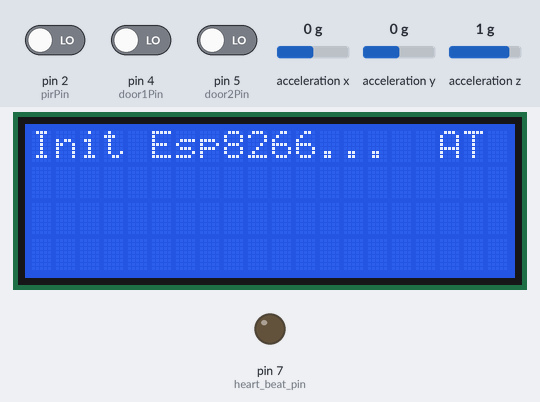
Recording of a sketch running on a simulated Arduino Uno, built with avr-gcc and run on an emulated ATmega328P. On the bench: 20×4 character LCD, output pins drawn as LEDs (lit = HIGH). Wiring (inferred from the names in the program): ADXL345 accelerometer at I2C address 0x53. The test bench sets the inputs (shaded band); at power-on: acceleration x 0 g, pin 2 (pirPin) LOW, pin 4 (door1Pin) LOW, pin 5 (door2Pin) LOW, acceleration y 0 g, acceleration z 1 g. What the sketch prints to the serial monitor is not drawn.

Above: at 4.1 s.
At 20.2 s:
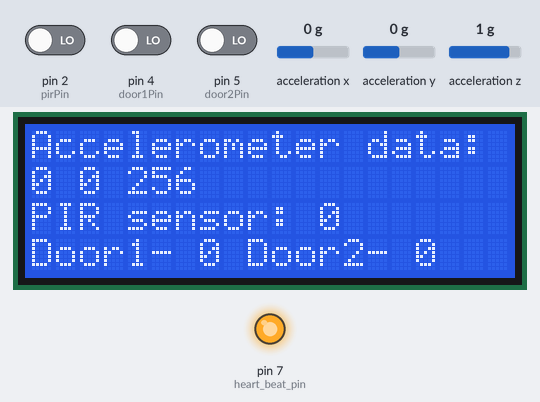
20.3 s: acceleration x set to -1.4 g
At 23.9 s:
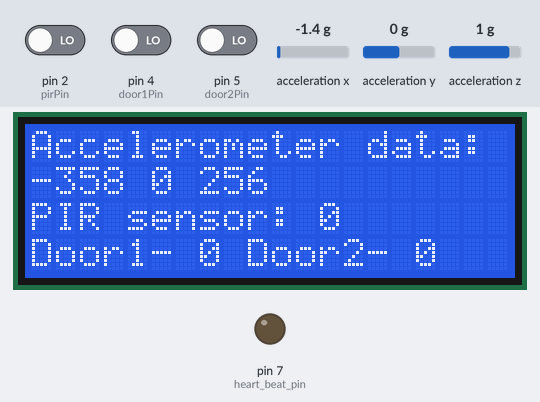
Timing chart, 0 to 29.3 s (numbered marks = the images above; inputs shaded):
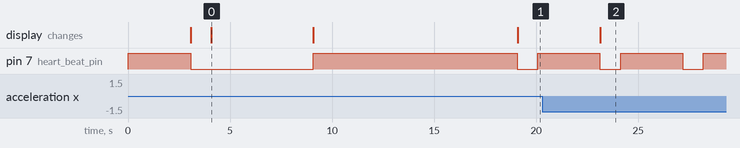

The sketch:

ATM_withESP8266.ino
```cpp
#include <Wire.h>
#include <LiquidCrystal.h>
LiquidCrystal lcd(8,9,10,11,12,13);
#define accel_module (0x53)

int adxlPin = 6;
int xyzregister = 0x32;
int x,y,z;
byte values[6];
char output[512];
String str_adxl;

int pirPin = 2;
int pir_pin_state;
String str_pir;

int door1Pin = 4;
int door1_pin_state;
String str_d1;

int door2Pin = 5;
int door2_pin_state;
String str_d2;

int heart_beat_pin = 7;

void setup() {
  Serial.begin(9600);
  // put your setup code here, to run once:
  pinMode(adxlPin,INPUT);
  pinMode(pirPin,INPUT);
  pinMode(door1Pin,INPUT);
  pinMode(door2Pin,INPUT);
  pinMode(heart_beat_pin,OUTPUT);

  digitalWrite(heart_beat_pin,HIGH);

  lcd.begin(20,4);
  lcd.clear();
  lcd.print("Init I2C bus.....");

Wire.begin();
Wire.beginTransmission(accel_module);
Wire.write(0x2D);
Wire.write(0); //sets allbits to zero;
Wire.endTransmission();

  digitalWrite(heart_beat_pin,LOW);

Wire.beginTransmission(accel_module);
Wire.write(0x2D);
Wire.write(16); //goes to measure mode
Wire.endTransmission();

  digitalWrite(heart_beat_pin,HIGH);

Wire.beginTransmission(accel_module);
Wire.write(0x2D);
Wire.write(8); //come out of sleep
Wire.endTransmission();
delay(3000);

  digitalWrite(heart_beat_pin,LOW);

  lcd.clear();
  lcd.println("Init Esp8266...");

Serial.print("AT\r\n");
delay(1000);
  lcd.print("AT ");
Serial.print("AT+RST\r\n");
delay(5000);
digitalWrite(heart_beat_pin,HIGH);
  lcd.print("AT+RST ");
Serial.print("AT+CWJAP=\"GST\",\"qwerty123\"\r\n");
delay(10000);
  lcd.print("AT+CWJAP ");
}

void loop() {

lcd.clear();

digitalWrite(heart_beat_pin, !digitalRead(heart_beat_pin));

update_accelerometer_data();
update_pir_data();
update_door_data();


str_adxl = "[" + (String)x + ":" + (String)y + ":" + (String)z + "]";
str_pir = (String)pir_pin_state;
str_d1 = (String)door1_pin_state;
str_d2 = (String)door2_pin_state;

Serial.print("AT+CIPSTART=\"TCP\",\"192.168.43.139\",80\r\n");
delay(500);
Serial.print("AT+CIPSEND=105\r\n");
delay(500);
digitalWrite(heart_beat_pin, !digitalRead(heart_beat_pin));
Serial.print("GET /write.php?var_adxl=" + str_adxl + "&var_pir=" + str_pir + "&var_d1=" + str_d1 + "&var_d2=" + str_d2 + " HTTP/1.1\r\nHost: 192.168.43.139\r\n\r\n");
delay(3000);
}

void update_accelerometer_data()
{
Wire.beginTransmission(accel_module);
Wire.write(xyzregister);
Wire.endTransmission();

Wire.beginTransmission(accel_module);
Wire.requestFrom(accel_module,6);

int i = 0;
while(Wire.available())
{
  values[i] = Wire.read();
  i++;
}
Wire.endTransmission();

x = (((int)values[1]) << 8) | values[0];
y = (((int)values[3]) << 8) | values[2];
z = (((int)values[5]) << 8) | values[4];

sprintf(output,"%d %d %d",x,y,z);

lcd.setCursor(0,0);
lcd.print("Accelerometer data: ");
lcd.setCursor(0,1);
lcd.print(output);
}

void update_pir_data()
{

  pir_pin_state = digitalRead(pirPin);

  lcd.setCursor(0,2);
  lcd.print("PIR sensor: ");
  lcd.print(pir_pin_state);

}
void update_door_data()
{
  door1_pin_state = digitalRead(door1Pin);
  door2_pin_state = digitalRead(door2Pin);

  lcd.setCursor(0,3);
  lcd.print("Door1- ");
  lcd.print(door1_pin_state);
  lcd.print(" Door2- ");
  lcd.print(door2_pin_state);
}
```

Measured:
- after the input at 20.3 s, the display: changes after 2.8 s (image 2)
- by itself, pin 7 (heart_beat_pin): alternates HIGH for 3.0 s and LOW for 1.0 s
- what the display in image 0 shows lasts 5.0 s, from 4.1 s to 9.1 s
